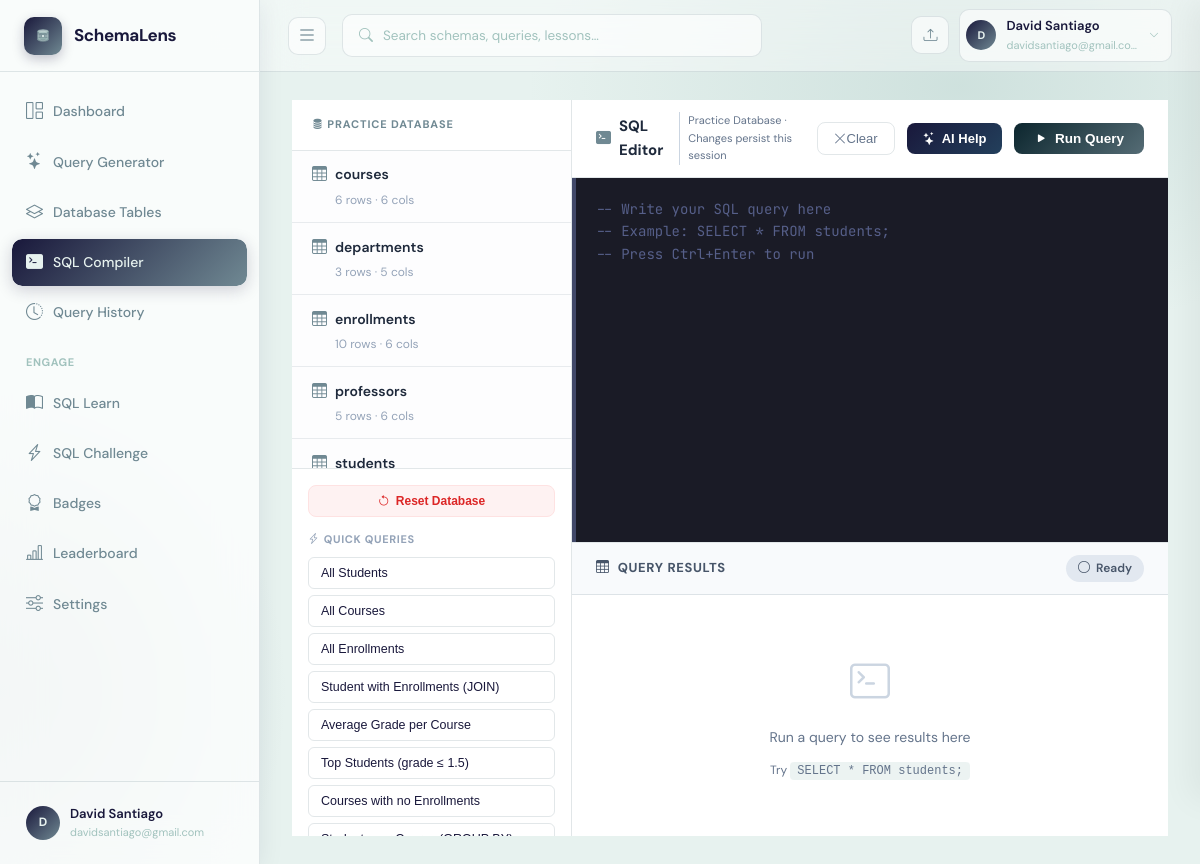
Screenshot of /sql-compiler (signed in) with the database file from the repository.
### app.py (models this page shows)
class User(UserMixin, db.Model):
    __tablename__ = "users"
    id           = db.Column(db.Integer, primary_key=True)
    name         = db.Column(db.String(120), nullable=False)
    email        = db.Column(db.String(200), unique=True, nullable=False)
    password     = db.Column(db.String(256), nullable=False)
    company      = db.Column(db.String(120), default="")
    role         = db.Column(db.String(80), default="")
    gemini_key   = db.Column(db.String(256), default="")
    last_active   = db.Column(db.DateTime, nullable=True)
    streak_days  = db.Column(db.Integer, default=0)
    created_at   = db.Column(db.DateTime, default=datetime.datetime.utcnow)
    agreement_accepted = db.Column(db.Boolean, default=False)
    agreement_accepted_at = db.Column(db.DateTime, nullable=True)
    schemas      = db.relationship("SchemaUpload", backref="owner", lazy=True,
                                   cascade="all, delete-orphan")
    queries      = db.relationship("QueryHistory", backref="owner", lazy=True,
                                   cascade="all, delete-orphan")
    badges       = db.relationship("UserBadge", backref="user", lazy=True,
                                   cascade="all, delete-orphan")
    challenges   = db.relationship("ChallengeAttempt", backref="user", lazy=True,
                                   cascade="all, delete-orphan")

### app.py (the view)
@app.route("/sql-compiler")
@login_required
def sql_compiler():
    schema_info = _get_practice_schema_info(current_user.id)
    sample_queries = [
        {"label": "All Students", "sql": "SELECT * FROM students;"},
        {"label": "All Courses", "sql": "SELECT * FROM courses;"},
        {"label": "All Enrollments", "sql": "SELECT * FROM enrollments;"},
        {"label": "Student with Enrollments (JOIN)", "sql": "SELECT s.first_name, s.last_name, c.course_name, e.grade\nFROM students s\nJOIN enrollments e ON s.student_id = e.student_id\nJOIN courses c ON e.course_id = c.course_id\nORDER BY s.last_name;"},
        {"label": "Average Grade per Course", "sql": "SELECT c.course_name, ROUND(AVG(e.grade), 2) AS avg_grade, COUNT(*) AS enrolled\nFROM courses c\nJOIN enrollments e ON c.course_id = e.course_id\nGROUP BY c.course_id\nORDER BY avg_grade;"},
        {"label": "Top Students (grade ≤ 1.5)", "sql": "SELECT first_name, last_name, course, gpa\nFROM students\nWHERE gpa > 0 AND gpa <= 1.5\nORDER BY gpa;"},
        {"label": "Courses with no Enrollments", "sql": "SELECT c.course_name\nFROM courses c\nLEFT JOIN enrollments e ON c.course_id = e.course_id\nWHERE e.enrollment_id IS NULL;"},
        {"label": "Students per Course (GROUP BY)", "sql": "SELECT c.course_name, COUNT(e.student_id) AS total_students\nFROM courses c\nLEFT JOIN enrollments e ON c.course_id = e.course_id\nGROUP BY c.course_id\nHAVING total_students > 0\nORDER BY total_students DESC;"},
        {"label": "Subquery: Above-average GPA", "sql": "SELECT first_name, last_name, gpa\nFROM students\nWHERE gpa > (SELECT AVG(gpa) FROM students WHERE gpa > 0)\nORDER BY gpa;"},
        {"label": "INSERT a Student", "sql": "INSERT INTO students (student_id, first_name, last_name, course, year_level, gpa, email)\nVALUES (9, 'Paolo', 'Mendoza', 'BSCS', 1, 0.0, 'p.mendoza@student.tip.edu.ph');"},
        {"label": "UPDATE a Grade", "sql": "UPDATE enrollments SET grade = 1.25 WHERE enrollment_id = 1;"},
        {"label": "DELETE an Enrollment", "sql": "DELETE FROM enrollments WHERE enrollment_id = 10;"},
    ]
    return render_template("sql_compiler.html", schema_info=schema_info, sample_queries=sample_queries)

### app.py (called while the page is built, shortened)
@login_manager.user_loader
def load_user(user_id):
    return db.session.get(User, int(user_id))

def _get_practice_db(user_id=None) -> sqlite3.Connection:
    with _practice_db_lock:
        return _practice_db_store[user_id]

### templates/sql_compiler.html (shortened to what this page needs)
{% extends "base.html" %}
{% block content %}
<div class="sqc-wrapper">
  <aside class="sqc-sidebar">
    <div class="sqc-sidebar-header">
      <i class="bi bi-database-fill me-1"></i> Practice Database
    </div>
    <div class="sqc-sidebar-scroll-content">
      {% for table in schema_info %}
      <div class="sqc-table-item" data-preview-table="{{ table.table }}" onclick="toggleTableCols('{{ table.table }}')">
        <div class="sqc-table-name">
          <i class="bi bi-table"></i>
          {{ table.table }}
        </div>
        <div class="sqc-table-meta"><span data-row-count>{{ table.row_count }} rows</span> · {{ table.columns|length }} cols</div>
      </div>
      {% endfor %}
    </div>
    <div class="sqc-sidebar-footer">
      <button class="sqc-reset-btn" onclick="resetDatabase()">
        <i class="bi bi-arrow-counterclockwise"></i> Reset Database
      </button>
      <div class="sqc-samples">
        <div class="sqc-samples-title"><i class="bi bi-lightning-charge me-1"></i>Quick Queries</div>
        {% for q in sample_queries %}
        <button class="sqc-sample-btn js-sample-trigger" data-sql="{{ q.sql }}">{{ q.label }}</button>
        {% endfor %}
      </div>
    </div>
  </aside>
  <div class="sqc-center">
    <div class="sqc-toolbar">
      <div class="sqc-toolbar-title">
        <i class="bi bi-terminal-fill" style="color:var(--primary-mid, #6366f1)"></i>
        SQL Editor
        <span style="font-size:11px;font-weight:400;color:#64748b;margin-left:8px; border-left:1px solid #cbd5e1; padding-left:8px;">Practice Database · Changes persist this session</span>
      </div>
      <button class="sqc-clear-btn" onclick="clearEditor()"><i class="bi bi-x-lg me-1"></i>Clear</button>
      <button class="sqc-ai-btn" onclick="openAiDrawer()"><i class="bi bi-stars"></i> AI Help</button>
      <button class="sqc-run-btn" id="runBtn" onclick="runQuery()">
        <i class="bi bi-play-fill"></i> Run Query
      </button>
    </div>
    <div class="sqc-editor-area">
      <textarea id="sqlEditor" spellcheck="false" placeholder="-- Write your SQL query here
-- Example: SELECT * FROM students;
-- Press Ctrl+Enter to run"></textarea>
    </div>
    <div class="sqc-results">
      <div class="sqc-results-header">
        <div class="sqc-results-title">
          <i class="bi bi-table"></i> Query Results
        </div>
        <div id="statusPill" class="sqc-status-pill pill-idle">
          <i class="bi bi-circle"></i> Ready
        </div>
      </div>
      <div class="sqc-results-body" id="resultsBody">
        <div class="sqc-empty-state">
          <i class="bi bi-terminal"></i>
          <div>Run a query to see results here</div>
          <div style="font-size:12px;">Try <code style="background:rgba(161,194,189,.2);padding:2px 7px;border-radius:4px;">SELECT * FROM students;</code></div>
        </div>
      </div>
    </div>
  </div>
</div>
{% endblock %}

### templates/base.html (shortened to what this page needs)
<!DOCTYPE html>
<html lang="en">
<head>
  <link href="https://cdn.jsdelivr.net/npm/bootstrap-icons@1.11.3/font/bootstrap-icons.css" rel="stylesheet">
  <link rel="stylesheet" href="https://cdnjs.cloudflare.com/ajax/libs/highlight.js/11.9.0/styles/github-dark.min.css">
</head>
<body>
{% if current_user.is_authenticated %}
<aside class="sidebar" id="appSidebar" aria-label="Main Navigation">
  <div class="sidebar-logo">
    <a href="{{ url_for('dashboard') }}">
      <div class="logo-icon">
      </div>
      <span class="logo-text">SchemaLens</span>
    </a>
  </div>
  <nav class="sidebar-nav">
    <a href="{{ url_for('dashboard') }}" class="nav-item {% if request.endpoint=='dashboard' %}active{% endif %}">
      <i class="bi bi-grid-1x2" aria-hidden="true"></i> <span>Dashboard</span>
    </a>
    <a href="{{ url_for('query_page') }}" class="nav-item {% if request.endpoint=='query_page' %}active{% endif %}">
      <i class="bi bi-stars" aria-hidden="true"></i> <span>Query Generator</span>
    </a>
    <a href="{{ url_for('schemas') }}" class="nav-item {% if request.endpoint in ['schemas','schema_detail'] %}active{% endif %}">
      <i class="bi bi-layers" aria-hidden="true"></i> <span>Database Tables</span>
    </a>
    <a href="{{ url_for('sql_compiler') }}" class="nav-item {% if request.endpoint=='sql_compiler' %}active{% endif %}">
      <i class="bi bi-terminal-fill" aria-hidden="true"></i> <span>SQL Compiler</span>
    </a>
    <a href="{{ url_for('history') }}" class="nav-item {% if request.endpoint=='history' %}active{% endif %}">
      <i class="bi bi-clock-history" aria-hidden="true"></i> <span>Query History</span>
    </a>
    <div class="nav-section">Engage</div>
       <a href="{{ url_for('learn') }}" class="nav-item {% if request.endpoint=='learn' %}active{% endif %}">
      <i class="bi bi-book-half" aria-hidden="true"></i> <span>SQL Learn</span>
    </a>
    <a href="{{ url_for('challenge_page') }}" class="nav-item {% if request.endpoint=='challenge_page' %}active{% endif %}">
      <i class="bi bi-lightning-charge" aria-hidden="true"></i> <span>SQL Challenge</span>
    </a>
    <a href="{{ url_for('badges_page') }}"    class="nav-item {% if request.endpoint=='badges_page' %}active{% endif %}">
      <i class="bi bi-award" aria-hidden="true"></i> <span>Badges</span>
    </a>
    <a href="{{ url_for('leaderboard') }}"    class="nav-item {% if request.endpoint=='leaderboard' %}active{% endif %}">
      <i class="bi bi-bar-chart-line" aria-hidden="true"></i> <span>Leaderboard</span>
    </a>
    <a href="{{ url_for('settings') }}" class="nav-item {% if request.endpoint=='settings' %}active{% endif %}">
      <i class="bi bi-sliders" aria-hidden="true"></i> <span>Settings</span>
    </a>
  </nav>
  <div class="sidebar-footer">
   <a href="{{ url_for('settings')}}" class="user-dropdown-wrapper" style="text-decoration: none; color: inherit;" aria-haspopup="true" aria-label="User Profile and Settings">
      <div class="user-row" tabindex="0" aria-label="User Profile Summary">
        <div class="user-avatar">{{ current_user.name[0].upper() }}</div>
        <div>
          <div class="user-name">{{ current_user.name }}</div>
          <div class="user-email">{{ current_user.email[:26] }}{% if current_user.email|length > 26 %}…{% endif %}</div>
        </div>
      </div>
    </a>
  </div>
</aside>
<header class="topbar">
  <button class="icon-btn" id="sidebarToggleBtn" onclick="toggleSidebar()" aria-label="Toggle Sidebar" aria-controls="appSidebar">
    <i class="bi bi-list" style="font-size: 20px;"></i>
  </button>
<div class="search-box" style="position:relative;" id="searchBoxWrapper">
    <i class="bi bi-search" aria-hidden="true" id="searchIcon"></i>
    <input
      type="text"
      id="globalSearchInput"
      placeholder="Search schemas, queries, lessons…"
      autocomplete="off"
      autocorrect="off"
      spellcheck="false"
      aria-label="Global Search"
      aria-autocomplete="list"
      aria-controls="searchDropdown"
      aria-expanded="false"
      role="combobox"
    >
  </div>
  <div class="topbar-right">
    <a href="{{ url_for('schemas') }}" class="icon-btn" title="Upload Schema" aria-label="Upload Schema"><i class="bi bi-upload"></i></a>
    <div class="user-dropdown-wrapper">
      <div class="topbar-user" id="topbarUserBtn" tabindex="0" role="button" aria-haspopup="true" aria-expanded="false" aria-label="User Menu">
        <div class="user-avatar" style="width:30px;height:30px;font-size:11px;">{{ current_user.name[0].upper() }}</div>
        <div>
          <div class="name">{{ current_user.name }}</div>
          <div class="email">{{ current_user.email[:22] }}{% if current_user.email|length>22 %}…{% endif %}</div>
        </div>
        <i class="bi bi-chevron-down" style="font-size:10px;color:var(--text-xs);margin-left:2px;" aria-hidden="true"></i>
      </div>
    </div>
  </div>
</header>
<div class="main">
  <div class="page">
    {% block content %}{% endblock %}
  </div>
</div>
{% else %}
{% block auth_content %}{% endblock %}
{% endif %}
</body>
</html>

### rows the page displays
User: name "D", name "David Santiago", email "davidsantiago@gmail.com", email "davidsantiago@gmail.co"

### other values shown
{{ table.table }} "courses" "departments" "enrollments" "professors" "students"
{{ table.row_count }} "6" "3" "10" "5"
{{ table.columns|length }} "6" "5" "6" "6"
{{ q.label }} "All Students" "All Courses" "All Enrollments" "Student with Enrollments (JOIN)" "Average Grade per Course" "Top Students (grade ≤ 1.5)" "Courses with no Enrollments"
